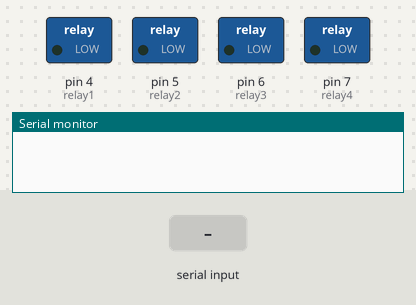
Simulated run of this sketch. Board: Arduino Uno, built with avr-gcc and run on an emulated ATmega328P. Shown: switched loads named in the sketch (green lamp = pin HIGH), the last lines printed to the serial monitor. The inputs (shaded band) are chosen by the test bench.

Above: at 1.2 s.
1.3 s: "all of" received over Serial
At 2.5 s:
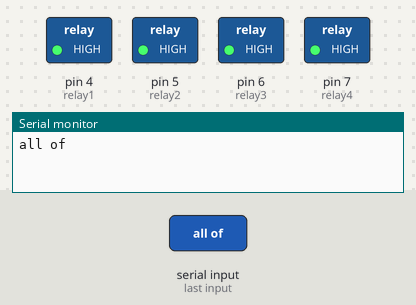
2.8 s: "light chalu" received over Serial
At 4.1 s:
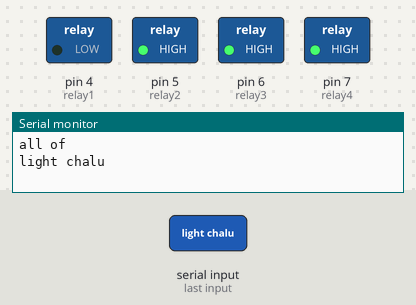
4.4 s: "mobile charging on" received over Serial
At 5.7 s:
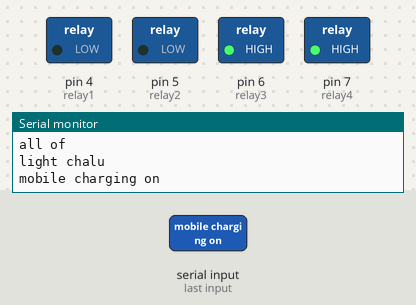
6.0 s: "light band" received over Serial
At 6.4 s:
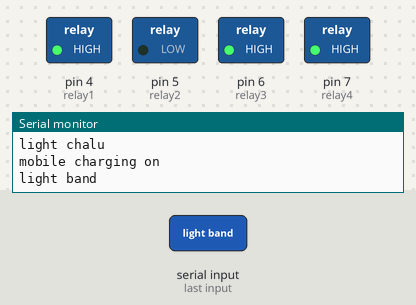
7.6 s: "Pankha chalu" received over Serial
At 8.3 s:
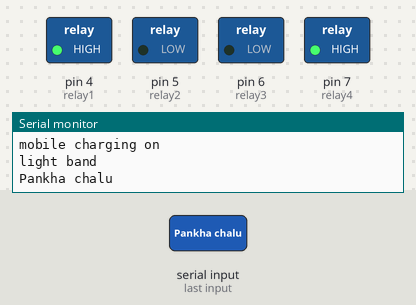
9.2 s: "mobile charging off" received over Serial
At 9.7 s:
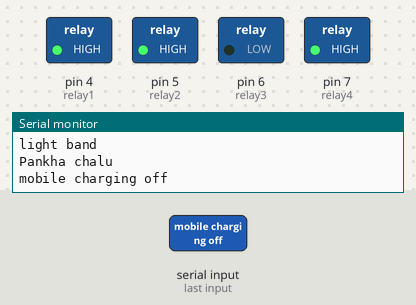
Timing chart, 0 to 11.8 s (numbered marks = the images above; inputs shaded):
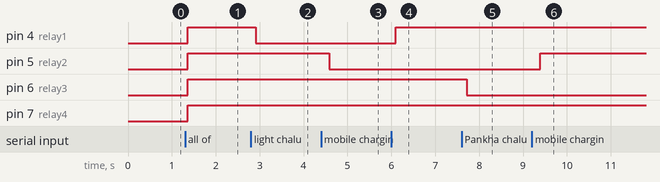

Measured:
- after the input at 1.3 s, pin 4 (relay1), pin 5 (relay2), pin 6 (relay3), pin 7 (relay4): LOW → HIGH after 0.06 s
- after the input at 2.8 s, pin 4 (relay1): HIGH → LOW after 0.11 s
- after the input at 4.4 s, pin 5 (relay2): HIGH → LOW after 0.18 s
- after the input at 6.0 s, pin 4 (relay1): LOW → HIGH after 0.10 s
- after the input at 7.6 s, pin 6 (relay3): HIGH → LOW after 0.12 s
- after the input at 9.2 s, pin 5 (relay2): LOW → HIGH after 0.19 s

The sketch:

Home_automation.ino
```cpp
String voice;
#define relay1 4    //Connect relay1 to pin 4
#define relay2 5    //Connect relay2 to pin 5
#define relay3 6   //Connect relay1 to pin 6
#define relay4 7    //Connect relay2 to pin 7
void setup()
{
  Serial.begin(9600);            //Set rate for communicating with phone and arduino serial monitor
  pinMode(relay1, OUTPUT);       //Set relay1 as an output
  pinMode(relay2, OUTPUT);       //Set relay2 as an output
  pinMode(relay3, OUTPUT);      //Set relay3 as an output
  pinMode(relay4, OUTPUT);      //Set relay4 as an output
  digitalWrite(relay1, LOW);     //Switch relay1 on
  digitalWrite(relay2, LOW);     //Swtich relay2 on
  digitalWrite(relay3, LOW);     //Switch relay3 on
  digitalWrite(relay4, LOW);     //Swtich relay4 on
}
void loop()
{
  while(Serial.available()>0)    //Check if there are available bytes to read
  {
    delay(10);                 //Delay to make it stable
    char c = Serial.read();    //Conduct a serial read
    if (c == '#'){
      break;                   //Stop the loop once # is detected after a word
    }
    voice += c;                //voice = voice + c
  }
    if (voice.length() >0)
    {
      Serial.println(voice);
      if(voice == "all on"){
        switchon();// switch on function to on all appliances
      }
      else if(voice == "all of"){
        switchoff();//switch off function to off all appliances
      }
      else if(voice == "light chalu"){
        digitalWrite(relay1, LOW);
      }
      else if(voice == "light band"){
        digitalWrite(relay1, HIGH);
      }
       else if(voice == "mobile charging on"){
        digitalWrite(relay2, LOW);
      }
      else if(voice == "mobile charging off"){
        digitalWrite(relay2, HIGH);
      }
       else if(voice == "Pankha chalu"){
        digitalWrite(relay3, LOW);
      }
      else if(voice == "Pankha band"){
        digitalWrite(relay3, HIGH);
      }
      else if(voice == "cooler chalu"){
        digitalWrite(relay4, LOW);
      }
      else if(voice == "cooler band"){
        digitalWrite(relay4, HIGH);
      }
      voice="";//Reset the variable after initiating
    }
}
void switchon()               //Function for turning on all relays
{
  digitalWrite(relay1, LOW);
  digitalWrite(relay2, LOW);
  digitalWrite(relay3, LOW);
  digitalWrite(relay4, LOW);
}
void switchoff()              //Function for turning off all relays
{
  digitalWrite(relay1, HIGH);
  digitalWrite(relay2, HIGH);
  digitalWrite(relay3, HIGH);
  digitalWrite(relay4, HIGH);
}
```
